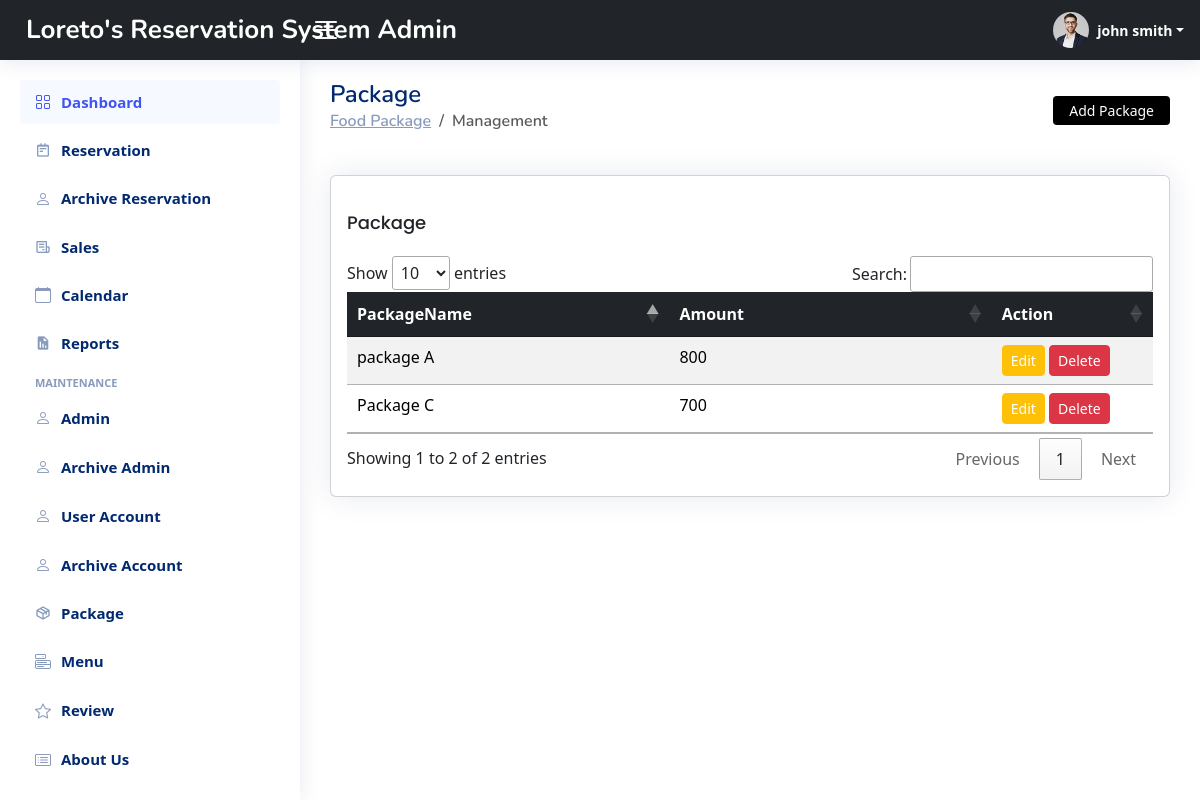
The app's page /admin/package/package.php (signed in) with its own data.
### tables this page shows
CREATE TABLE `tbl_maintenance` (
  `id` int(11) NOT NULL,
  `titlepage` varchar(255) NOT NULL,
  `navcolor` varchar(255) NOT NULL,
  `bgcolor` varchar(255) NOT NULL,
  `image` varchar(255) NOT NULL
);

CREATE TABLE `package` (
  `id` int(11) NOT NULL,
  `package_name` varchar(255) NOT NULL,
  `price` int(50) NOT NULL
);

### admin/functions/myfunctions.php (called while the page is built, shortened)
<?php
include '../connect.php';
function getAll($table)
{
    global $con;
    $query = "SELECT * FROM $table";
    return $query_run = mysqli_query($con, $query);
}
?>

### admin/package/package.php (the view, shortened to what this page needs)
<?php
include '../include/header.php';
?>
<main id="main" class="main ">
    <div class="row">
        <div class="pagetitle col-sm-10">
            <h1>Package</h1>
            <nav>
                <ol class="breadcrumb">
                    <li class="breadcrumb-item"><a href="index.html">Food Package</a></li>
                    <li class="breadcrumb-item active">Management</li>
                </ol>
            </nav>
        </div>
        <div class="col ml-6 ">
            <div class="mt-3">
                <button id="addadmin" type="button" class="btn btn-sm btn-primary px-3 float-end" data-bs-toggle="modal" data-bs-target="#packagemodal">
                    Add Package
                </button>
            </div>
        </div>
    </div>
    <section class="section mt-3">
        <div class="row">
            <div class="col-lg-12">
                <div class="card">
                    <div class="card-body">
                        <h5 class="card-title">Package</h5>
                        <table id="myTable" class="table table-striped">
                            <thead class="table-dark">
                                <tr>
                                    <th width="40%">PackageName</th>
                                    <th width="40%">Amount</th>
                                    <th width="20%">Action</th>
                                </tr>
                            </thead>
                            <tbody>
                                <?php
                                require '../connect.php';
                                $query = "SELECT * FROM package";
                                $query_run = mysqli_query($con, $query);
                                if (mysqli_num_rows($query_run) > 0) {
                                    foreach ($query_run as $food_package) {
                                ?>
                                        <tr>
                                            <td><?= $food_package['package_name'] ?></td>
                                            <td><?= $food_package['price'] ?></td>
                                            <td>
                                                <button type="button" value="<?= $food_package['id']; ?>" class="editPackagebtn btn btn-sm btn-warning" style="color: white;">Edit</button>
                                                <button type="button" value="<?= $food_package['id']; ?>" class="deletePackagebtn btn btn-sm btn-danger">Delete</button>
                                            </td>
                                        </tr>
                                <?php
                                    }
                                }
                                ?>
                            </tbody>
                        </table>
                    </div>
                </div>
            </div>
        </div>
    </section>
</main>
<?php
include '../include/footer.php';
?>

### admin/include/top.php (shortened to what this page needs)
<div id="content-wrapper" class="d-flex flex-column">
  <div id="content">
    <header id="header" class="header fixed-top d-flex align-items-center bg-dark">
      <?php
      $maintenance = getAll("tbl_maintenance");
      if (mysqli_num_rows($maintenance) > 0) {
        foreach ($maintenance as $data) {
      ?>
          <div class="d-flex align-items-center justify-content-between">
            <a href="https://loretoscatering.com/" class="logo d-flex align-items-center text-decoration-none">
              <span id="head-color" class="d-none d-lg-block" style="white-space: nowrap;"><?= $data['titlepage'] ?> Admin</span>
            </a>
            <i id="head-color" class="bi bi-list toggle-sidebar-btn"></i>
          </div>
          <?php
        }
      } else {
        echo "No Records Found";
      }
      ?>
      <nav class="header-nav ms-auto">
        <ul class="d-flex align-items-center">
          <li class="nav-item dropdown pe-3">
            <a class="nav-link nav-profile d-flex align-items-center pe-0" href="#" data-bs-toggle="dropdown">
              <img src="../assets/img/profile-img.jpg" alt="Profile" class="rounded-circle">
              <span id="head-color" class="d-none d-md-block dropdown-toggle ps-2"><?php echo $_SESSION["name"]; ?></span>
            </a>
          </li>
        </ul>
      </nav>
    </header>

### admin/assets/css/style.css (style rules this page uses)
:root { scroll-behavior: smooth; }
body { font-family: "Open Sans", sans-serif; background: #f6f9ff; color: #444444; }
a { color: #4154f1; text-decoration: none; }
h1, h2, h3, h4, h5, h6 { font-family: "Nunito", sans-serif; }
#main { margin-top: 60px; padding: 20px 30px; transition: all 0.3s; }
.pagetitle { margin-bottom: 10px; }
.pagetitle h1 { font-size: 24px; margin-bottom: 0; font-weight: 600; color: #012970; }
.card { margin-bottom: 30px; border: none; border-radius: 5px; box-shadow: 0px 0 30px rgba(1, 41, 112, 0.1); }
.card-title { padding: 20px 0 15px 0; font-size: 18px; font-weight: 500; color: #012970; font-family: "Poppins", sans-serif; }
.card-body { padding: 0 20px 20px 20px; }
.breadcrumb { font-size: 14px; font-family: "Nunito", sans-serif; color: #899bbd; font-weight: 600; }
.breadcrumb a { color: #899bbd; transition: 0.3s; }
.breadcrumb .breadcrumb-item::before { color: #899bbd; }
.breadcrumb .active { color: #51678f; font-weight: 600; }
.logo { line-height: 1; }
@media (min-width: 1200px) { .logo { width: 280px; } }
.logo span { font-size: 26px; font-weight: 700; color: #012970; font-family: "Nunito", sans-serif; }
.header { transition: all 0.5s; z-index: 997; height: 60px; box-shadow: 0px 2px 20px rgba(1, 41, 112, 0.1); background-color: #fff; padding-left: 20px; }
.header .toggle-sidebar-btn { font-size: 32px; padding-left: 10px; cursor: pointer; color: #012970; }
.header-nav ul { list-style: none; }
.header-nav>ul { margin: 0; padding: 0; }
.header-nav .nav-profile { color: #012970; }
.header-nav .nav-profile img { max-height: 36px; }
.header-nav .nav-profile span { font-size: 14px; font-weight: 600; }
@media (min-width: 1200px) { #main, #footer { margin-left: 300px; } }

### admin/include/top.php (style rules this page uses)
#head-color { color: white; }

### admin/package/package.php (style rules this page uses)
#addadmin { color: white; background-color: black; border-style: none; }

### records on screen
tbl_maintenance: titlepage "Loreto's Reservation System"
package: package_name "package A", price "800", $food_package['id'] 42 (drawn)
package: package_name "Package C", price "700", $food_package['id'] 45 (drawn)

### other values on screen
$_SESSION["name"] "john smith"
